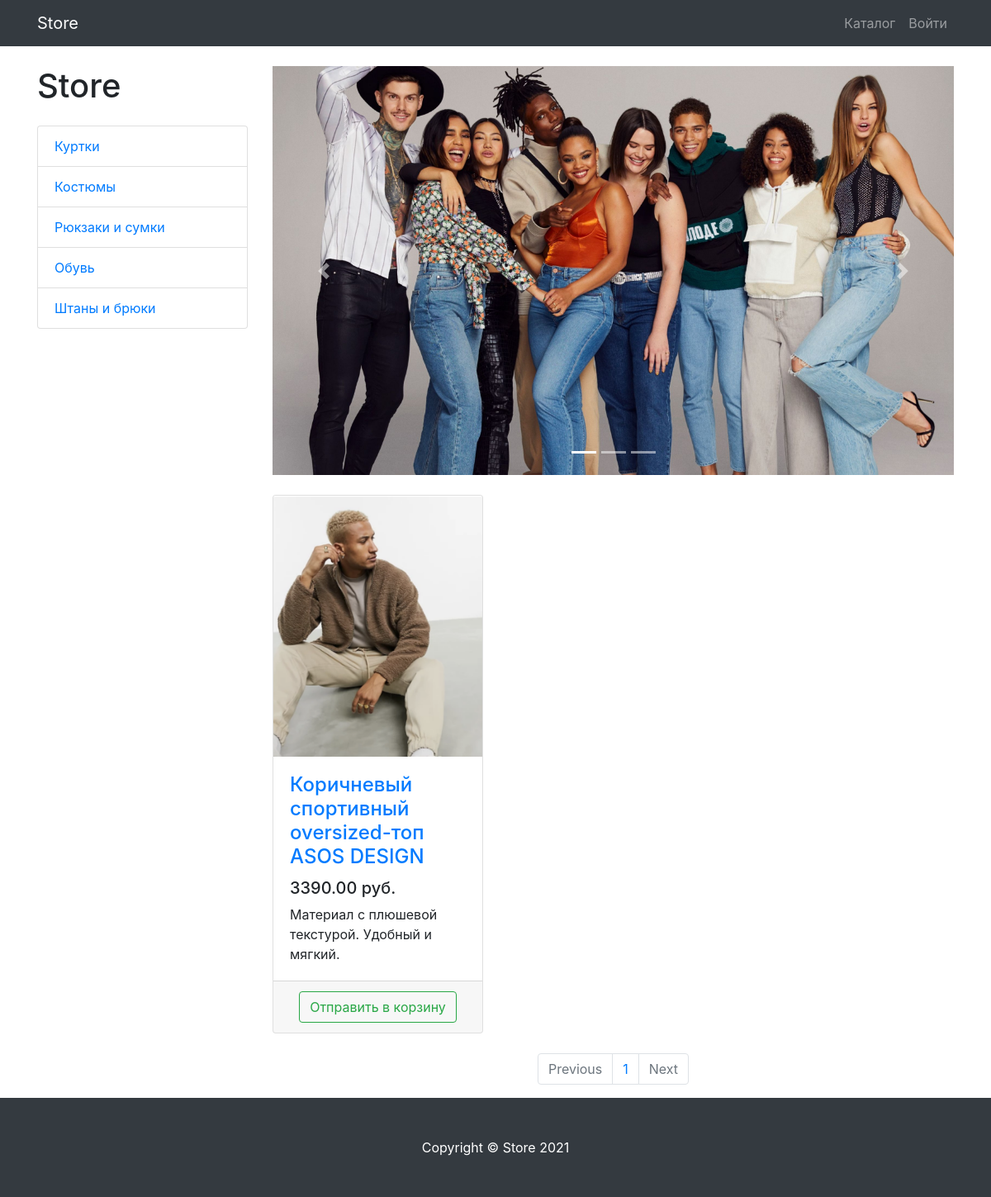
Screenshot of /products/2/ with the database file from the repository.
### products/models.py (models this page shows, shortened)
class ProductsCategory(models.Model):
    name = models.CharField(max_length=70)
    description = models.TextField(blank=True)
    class Meta:
        verbose_name_plural = 'Product categories'

class Products(models.Model):
    name = models.CharField(max_length=255)
    description = models.TextField(blank=True)
    short_description = models.TextField(blank=True)
    images = models.ImageField(upload_to='products_images', blank=True)
    price = models.DecimalField(max_digits=8, decimal_places=2, default=0)
    quantity = models.PositiveIntegerField(default=0)
    category = models.ForeignKey(ProductsCategory, on_delete=CASCADE)
    class Meta:
        verbose_name_plural = 'Products'

### products/views.py (the view)
# urls.py: path('', products, name ='index'),
def products(request, category_id=None, page=1):
    context = {
        'title': 'Store - Каталог',
        'categories': ProductsCategory.objects.all(),
    }
    if category_id:
        products = Products.objects.filter(category_id=category_id)
    else:
        products = Products.objects.all()
    paginator = Paginator(products, 3)
    products_paginator = paginator.page(page)
    context.update({'products': products_paginator})
    return render(request, 'products/products.html', context)

### products/templates/products/products.html (shortened to what this page needs)
{% extends 'products/base.html' %}
{% load staticfiles %}
{% block css %}
<link href="{% static '/css/products.css' %}" rel="stylesheet" xmlns="http://www.w3.org/1999/html">
{% endblock %}
{% block content %}
    <div class="container">
        <div class="row">
            <div class="col-lg-3">
                <h1 class="my-4">Store</h1>
                <div class="list-group">
                    {% for category in categories %}
                        <a href="{% url 'products:category' category.id %}" class="list-group-item">{{ category.name }}</a>
                    {% endfor %}
                </div>
            </div>
            <div class="col-lg-9">
                <div id="carouselExampleIndicators" class="carousel slide my-4" data-ride="carousel">
                    <ol class="carousel-indicators">
                        <li data-target="#carouselExampleIndicators" data-slide-to="0" class="active"></li>
                        <li data-target="#carouselExampleIndicators" data-slide-to="1"></li>
                        <li data-target="#carouselExampleIndicators" data-slide-to="2"></li>
                    </ol>
                    <div class="carousel-inner" role="listbox">
                        <div class="carousel-item active">
                            <img class="d-block img-fluid" src="{% static '/vendor/img/slides/slide-1.jpg' %}" alt="First slide">
                        </div>
                    </div>
                    <a class="carousel-control-prev" href="#carouselExampleIndicators" role="button" data-slide="prev">
                        <span class="carousel-control-prev-icon" aria-hidden="true"></span>
                    </a>
                    <a class="carousel-control-next" href="#carouselExampleIndicators" role="button" data-slide="next">
                        <span class="carousel-control-next-icon" aria-hidden="true"></span>
                    </a>
                </div>
                <div class="row">
             {%  for product in products %}
                     <div class="col-lg-4 col-md-6 mb-4">
                        <div class="card h-100">
                            <a href="#">
                                <img class="card-img-top"
                                     src="/media/{{product.images}}"
                                     alt="">
                            </a>
                            <div class="card-body">
                                <h4 class="card-title">
                                    <a href="#">{{ product.name }}</a>
                                </h4>
                                <h5>{{ product.price }} руб.</h5>
                                <p class="card-text">{{ product.short_description }}</p>
                            </div>
                            <div class="card-footer text-center">
                                <a href="{% url 'products:basket_add' product_id=product.id %}">
                                    <button type="button" class="btn btn-outline-success">Отправить в корзину</button>
                                </a>
                            </div>
                        </div>
                    </div>
             {% endfor %}
                </div>
                <nav aria-label="Page navigation example">
                    <ul class="pagination justify-content-center">
                        <li class="page-item {% if not products.has_previous %} disabled {% endif %}">
                            <a class="page-link" href="{% if products.has_previous %} {% url 'products:page' products.previous_page_number %} {% else %} # {% endif %}" tabindex="-1" aria-disabled="true">Previous</a>
                        </li>
                        {% for page in products.paginator.page_range %}
                            <li class="page-item">
                                <a class="page-link" href="{% url 'products:page' page %}">
                                {{ page }}
                                </a></li>
                        {% endfor %}
                        <li class="page-item {% if not products.has_next %} disabled {% endif %}">
                            <a class="page-link" href="{% if products.has_next %} {% url 'products:page' products.next_page_number %} {% else %} # {% endif %}">Next</a>
                        </li>
                    </ul>
                </nav>
            </div>
        </div>
    </div>
{% endblock %}
{% block footer %}
    <footer class="py-5 bg-dark">
        <div class="container">
            <p class="m-0 text-center text-white">Copyright &copy; Store 2021</p>
        </div>
    </footer>
{% endblock %}

### rows the page displays
ProductsCategory: name "Куртки"
ProductsCategory: name "Костюмы"
ProductsCategory: name "Рюкзаки и сумки"
ProductsCategory: name "Обувь"
ProductsCategory: name "Штаны и брюки"
Products: images (picture), name "Коричневый спортивный oversized-топ ASOS DESIGN", price "3390.00", short_description "Материал с плюшевой текстурой. Удобный и мягкий."

### other values shown
{{ page }} "1"
